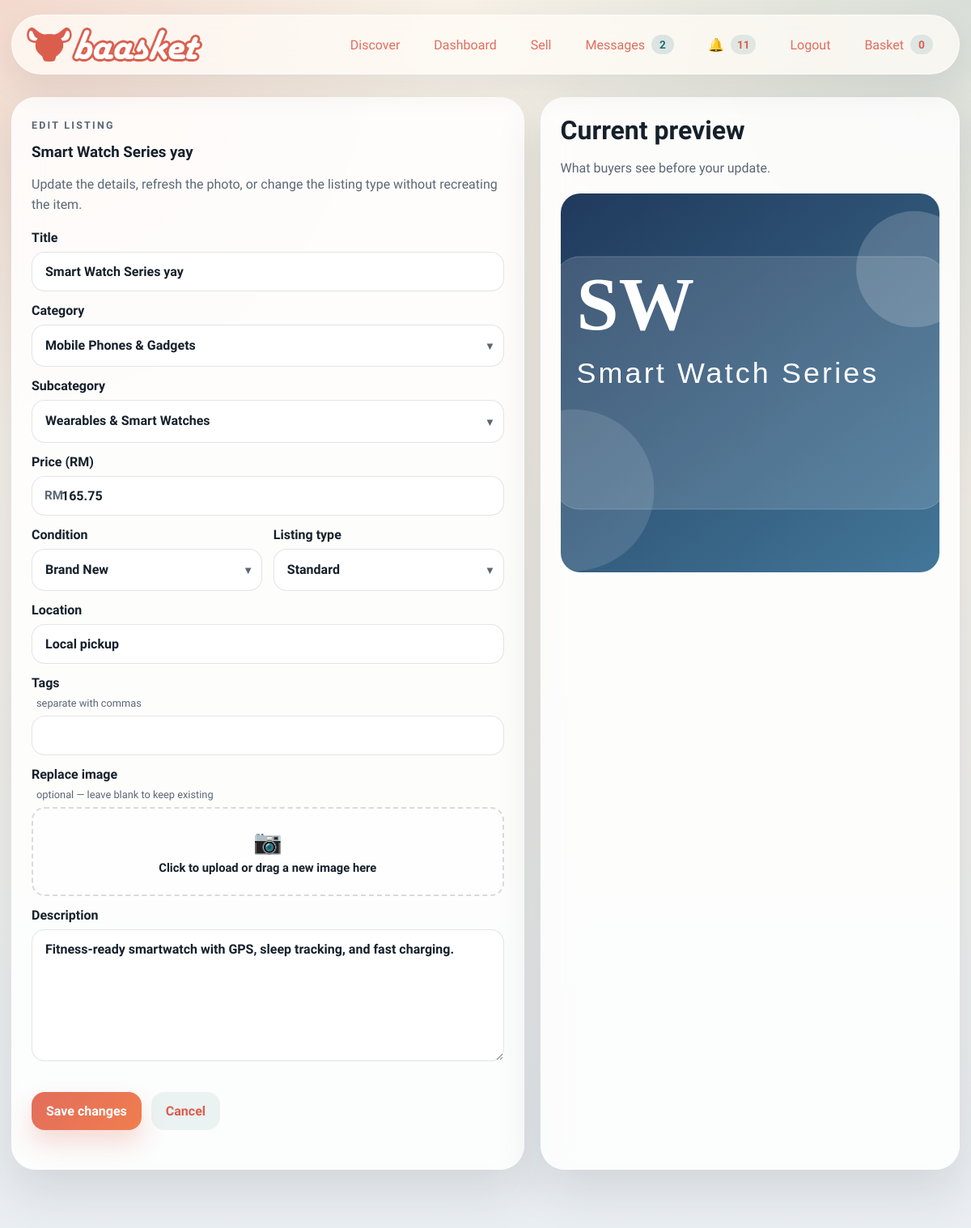
/dashboard/listings/20/edit (signed in), run on the app's committed database.
### models.py (models this page shows, shortened)
class ListingModel(db.Model):
    id = db.Column(db.Integer, primary_key=True)                              # ITEMID (internal int; ITEMID UUID stored separately if needed)
    seller_id = db.Column(db.Integer, db.ForeignKey("user.id"), nullable=False, index=True)   # SELLERID → USER
    buyer_id  = db.Column(db.Integer, db.ForeignKey("user.id"), nullable=True,  index=True)   # BUYERID  → USER (null until sold)
    category    = db.Column(db.String(80),  nullable=False, index=True)       # CATEGORYID
    subcategory = db.Column(db.String(120), nullable=False, default="")       # SUBCATEGORYID
    title       = db.Column(db.String(100), nullable=False, index=True)       # TITLE    VARCHAR(100)
    price       = db.Column(db.Float,       nullable=False)                   # PRICE    FLOAT
    condition   = db.Column(db.String(10),  nullable=False)                   # CONDITION VARCHAR(10)
    listed_date = db.Column(db.DateTime,    nullable=False, default=datetime.utcnow, index=True)  # LISTEDDATE
    description = db.Column(db.String(1000), nullable=False)                  # DESCRIPTION VARCHAR(1000)
    likes    = db.Column(db.Integer, nullable=False, default=0)               # LIKES    INTEGER (≥ 0)
    reserved = db.Column(db.Boolean, nullable=False, default=False)           # RESERVED bool
    buyable  = db.Column(db.Boolean, nullable=False, default=True)            # BUYABLE  bool
    image_path     = db.Column(db.String(255), nullable=False, default="")
    seed_image_data = db.Column(db.Text,       nullable=False, default="")
    location       = db.Column(db.String(80),  nullable=False, default="")
    quantity       = db.Column(db.Integer,     nullable=False, default=1)
    sku            = db.Column(db.String(64),  nullable=True,  default="")
    is_active      = db.Column(db.Boolean,     nullable=False, default=True)
    created_at = db.synonym("listed_date")
    offers = db.relationship("Offer", backref="listing", lazy=True, cascade="all, delete-orphan")
    @property
    def image_data(self) -> str:
        if self.image_path:
            return f"/static/{self.image_path}"
        return self.seed_image_data or "/static/assets/logo/baasket_logo.png"

### main.py (the view, shortened to what this page needs)
	@app.route("/dashboard/listings/<int:listing_id>/edit", methods=["GET", "POST"])
	@login_required
	def edit_listing(listing_id: int) -> ResponseReturnValue:
		listing = db.session.get(Item, listing_id)
		if listing is None or listing.seller_id != current_user.id:
			flash("That listing cannot be edited.", "warning")
			return redirect(url_for("dashboard"))
		return render_template(
			"edit_listing.html",
			title="Edit Listing | Baasket",
			listing=listing,
			categories_map=CATEGORIES_MAP,
		)

### models.py (called while the page is built)
@login_manager.user_loader
def load_user(user_id: str) -> User | None:
    if not user_id.isdigit():
        return None
    return db.session.get(User, int(user_id))

### payment.py (called while the page is built)
    def options(self) -> tuple[dict[str, object], ...]:
        return tuple(
            {
                "code": strategy.code,
                "label": strategy.label,
                "fee_rate": getattr(strategy, "fee_rate", Decimal("0.00")),
            }
            for strategy in self._strategies.values()
        )

### templates/edit_listing.html (shortened to what this page needs)
{% extends "base.html" %}
{% block content %}
<section class="detail-grid reveal" data-reveal>
  <article class="card-surface">
    <div class="section-heading compact">
      <p class="eyebrow">Edit listing</p>
      <h1>{{ listing.title }}</h1>
      <p>Update the details, refresh the photo, or change the listing type without recreating the item.</p>
    </div>
    <form method="post" enctype="multipart/form-data" class="stack-form" id="edit-form">
      <label>
        Title
        <input type="text" name="title" value="{{ listing.title }}" required>
      </label>
      <label>
        Category
        <div class="select-wrap">
          <select name="category" id="category-select" required>
            {% for cat in categories_map.keys() %}
              <option value="{{ cat }}" {% if cat == listing.category %}selected{% endif %}>{{ cat }}</option>
            {% endfor %}
          </select>
          <span class="select-arrow">▾</span>
        </div>
      </label>
      {% set current_sub = listing.subcategory if listing.subcategory is defined else '' %}
      {% set current_subs = categories_map.get(listing.category, []) %}
      <label id="subcategory-label" class="subcategory-label" {% if not current_subs %}style="display:none;"{% endif %}>
        Subcategory
        <div class="select-wrap">
          <select name="subcategory" id="subcategory-select">
            <option value="" {% if not current_sub %}selected{% endif %}>— none —</option>
          </select>
          <span class="select-arrow">▾</span>
        </div>
      </label>
      <label>
        Price (RM)
        <div class="price-input-wrap">
          <span class="price-prefix">RM</span>
          <input type="number" name="price" step="0.01" min="0.01" value="{{ listing.price }}" required>
        </div>
      </label>
      <div class="form-two-col">
        <label>
          Condition
          <div class="select-wrap">
            <select name="condition">
              {% for cond in ['Brand New', 'Like New', 'Lightly Used', 'Well Used', 'Heavily Used', 'For Parts'] %}
                <option value="{{ cond }}" {% if cond == listing.condition %}selected{% endif %}>{{ cond }}</option>
              {% endfor %}
            </select>
            <span class="select-arrow">▾</span>
          </div>
        </label>
        <label>
          Listing type
          <div class="select-wrap">
            <select name="kind">
              <option value="standard" {% if listing.kind == 'standard' %}selected{% endif %}>Standard</option>
            </select>
            <span class="select-arrow">▾</span>
          </div>
        </label>
      </div>
      <label>
        Location
        <input type="text" name="location" value="{{ listing.location }}">
      </label>
      <label>
        Tags <span class="field-hint">separate with commas</span>
        <input type="text" name="tags" value="{{ listing.tags | join(', ') }}">
      </label>
      <label>
        Replace image <span class="field-hint">optional — leave blank to keep existing</span>
        <div class="file-drop-zone" id="file-drop-zone">
          <div class="file-drop-inner" id="file-drop-inner">
            <span class="file-drop-icon">📷</span>
            <span class="file-drop-text">Click to upload or drag a new image here</span>
          </div>
        </div>
      </label>
      <label>
        Description
        <textarea name="description" rows="7" required>{{ listing.description }}</textarea>
      </label>
      <div class="action-row">
        <button type="submit" class="primary-button">Save changes</button>
        <a href="{{ url_for('listing_detail', listing_id=listing.id) }}" class="secondary-button">Cancel</a>
      </div>
    </form>
  </article>
  <aside class="card-surface">
    <div class="section-heading compact">
      <h2>Current preview</h2>
      <p>What buyers see before your update.</p>
    </div>
    <img src="{{ listing.image_data }}" alt="{{ listing.title }}" class="detail-image">
  </aside>
</section>
{% endblock %}

### data on the page
ListingModel: title "Smart Watch Series yay", category "Mobile Phones & Gadgets", price "165.75", location "Local pickup", description "Fitness-ready smartwatch with GPS, sleep tracking, and fast charging."

### other printed values
{{ chat_count }} "2"
{{ unread_count }} "11"
{{ cart_count }} "0"
form field condition "Brand New"
